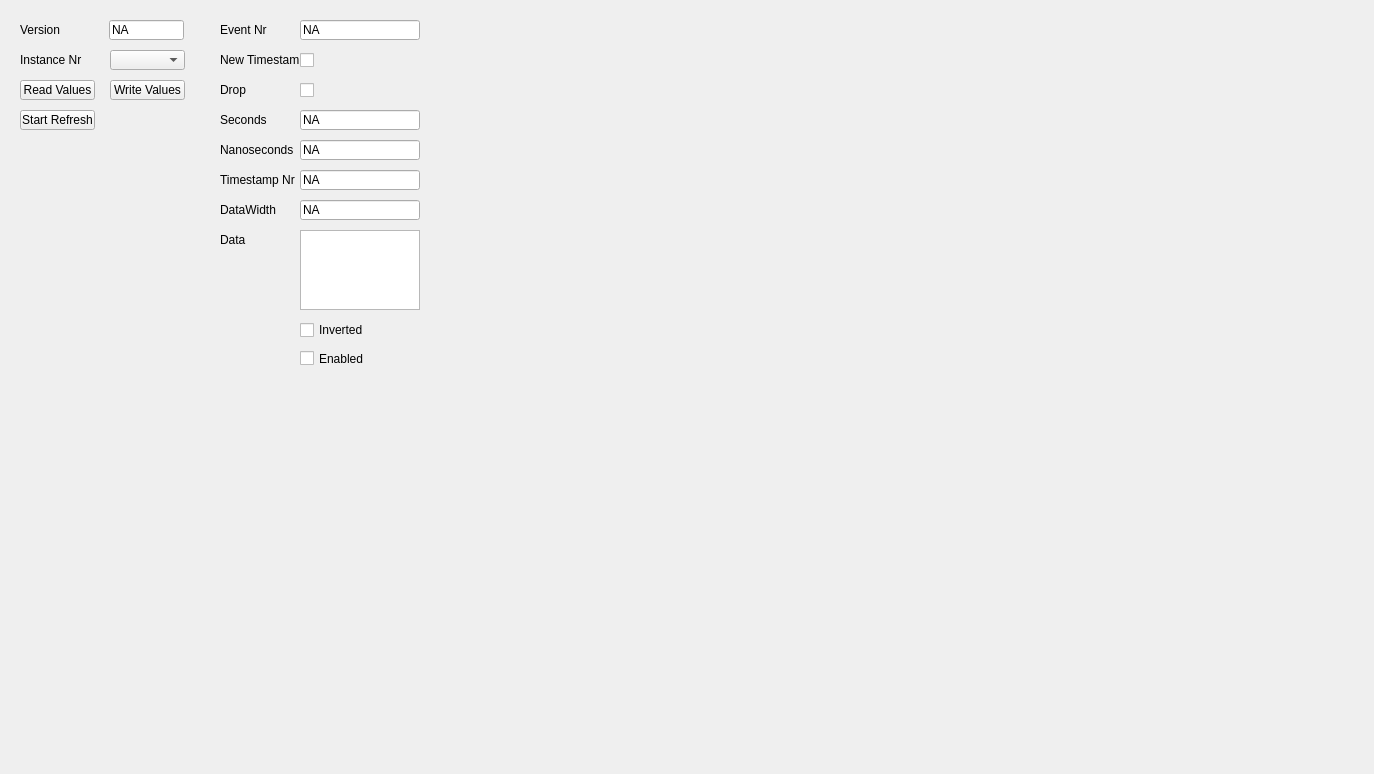
<?xml version="1.0" encoding="UTF-8"?>
<ui version="4.0">
 <class>Ucm_ClkTsTab</class>
 <widget class="QWidget" name="Ucm_ClkTsTab">
  <property name="geometry">
   <rect>
    <x>0</x>
    <y>0</y>
    <width>1374</width>
    <height>774</height>
   </rect>
  </property>
  <property name="windowTitle">
   <string>Form</string>
  </property>
  <widget class="QTextEdit" name="ClkTsDataValue">
   <property name="geometry">
    <rect>
     <x>300</x>
     <y>230</y>
     <width>120</width>
     <height>80</height>
    </rect>
   </property>
   <property name="readOnly">
    <bool>true</bool>
   </property>
  </widget>
  <widget class="QLabel" name="ClkTsDataWidthLabel">
   <property name="geometry">
    <rect>
     <x>220</x>
     <y>200</y>
     <width>80</width>
     <height>20</height>
    </rect>
   </property>
   <property name="text">
    <string>DataWidth</string>
   </property>
  </widget>
  <widget class="QLabel" name="ClkTsVersionLabel">
   <property name="geometry">
    <rect>
     <x>20</x>
     <y>20</y>
     <width>80</width>
     <height>20</height>
    </rect>
   </property>
   <property name="text">
    <string>Version</string>
   </property>
  </widget>
  <widget class="QLineEdit" name="ClkTsTimestampNrValue">
   <property name="geometry">
    <rect>
     <x>300</x>
     <y>170</y>
     <width>120</width>
     <height>20</height>
    </rect>
   </property>
   <property name="text">
    <string>NA</string>
   </property>
   <property name="readOnly">
    <bool>true</bool>
   </property>
  </widget>
  <widget class="QLabel" name="ClkTsInstanceLabel">
   <property name="geometry">
    <rect>
     <x>20</x>
     <y>50</y>
     <width>80</width>
     <height>20</height>
    </rect>
   </property>
   <property name="text">
    <string>Instance Nr</string>
   </property>
  </widget>
  <widget class="QCheckBox" name="ClkTsInvertedCheckBox">
   <property name="geometry">
    <rect>
     <x>300</x>
     <y>320</y>
     <width>80</width>
     <height>20</height>
    </rect>
   </property>
   <property name="text">
    <string>Inverted</string>
   </property>
   <property name="checked">
    <bool>false</bool>
   </property>
   <property name="tristate">
    <bool>false</bool>
   </property>
  </widget>
  <widget class="QCheckBox" name="ClkTsNewTimestampCheckBox">
   <property name="enabled">
    <bool>true</bool>
   </property>
   <property name="geometry">
    <rect>
     <x>300</x>
     <y>50</y>
     <width>80</width>
     <height>20</height>
    </rect>
   </property>
   <property name="text">
    <string/>
   </property>
   <property name="checkable">
    <bool>true</bool>
   </property>
  </widget>
  <widget class="QLineEdit" name="ClkTsSecondsValue">
   <property name="geometry">
    <rect>
     <x>300</x>
     <y>110</y>
     <width>120</width>
     <height>20</height>
    </rect>
   </property>
   <property name="text">
    <string>NA</string>
   </property>
   <property name="readOnly">
    <bool>true</bool>
   </property>
  </widget>
  <widget class="QLineEdit" name="ClkTsVersionValue">
   <property name="enabled">
    <bool>true</bool>
   </property>
   <property name="geometry">
    <rect>
     <x>109</x>
     <y>20</y>
     <width>75</width>
     <height>20</height>
    </rect>
   </property>
   <property name="text">
    <string>NA</string>
   </property>
   <property name="readOnly">
    <bool>true</bool>
   </property>
  </widget>
  <widget class="QLineEdit" name="ClkTsDataWidthValue">
   <property name="geometry">
    <rect>
     <x>300</x>
     <y>200</y>
     <width>120</width>
     <height>20</height>
    </rect>
   </property>
   <property name="text">
    <string>NA</string>
   </property>
   <property name="readOnly">
    <bool>true</bool>
   </property>
  </widget>
  <widget class="QCheckBox" name="ClkTsEnableCheckBox">
   <property name="geometry">
    <rect>
     <x>300</x>
     <y>350</y>
     <width>80</width>
     <height>17</height>
    </rect>
   </property>
   <property name="text">
    <string>Enabled</string>
   </property>
  </widget>
  <widget class="QLabel" name="ClkTsSecondsLabel">
   <property name="geometry">
    <rect>
     <x>220</x>
     <y>110</y>
     <width>80</width>
     <height>20</height>
    </rect>
   </property>
   <property name="text">
    <string>Seconds</string>
   </property>
  </widget>
  <widget class="QPushButton" name="ClkTsAutoRefreshButton">
   <property name="geometry">
    <rect>
     <x>20</x>
     <y>110</y>
     <width>75</width>
     <height>20</height>
    </rect>
   </property>
   <property name="text">
    <string>Start Refresh</string>
   </property>
  </widget>
  <widget class="QComboBox" name="ClkTsInstanceComboBox">
   <property name="geometry">
    <rect>
     <x>110</x>
     <y>50</y>
     <width>75</width>
     <height>20</height>
    </rect>
   </property>
  </widget>
  <widget class="QPushButton" name="ClkTsReadValuesButton">
   <property name="geometry">
    <rect>
     <x>20</x>
     <y>80</y>
     <width>75</width>
     <height>20</height>
    </rect>
   </property>
   <property name="text">
    <string>Read Values</string>
   </property>
  </widget>
  <widget class="QLabel" name="ClkTsNanosecondsLabel">
   <property name="geometry">
    <rect>
     <x>220</x>
     <y>140</y>
     <width>80</width>
     <height>20</height>
    </rect>
   </property>
   <property name="text">
    <string>Nanoseconds</string>
   </property>
  </widget>
  <widget class="QLabel" name="ClkTsNewTimestampLabel">
   <property name="geometry">
    <rect>
     <x>220</x>
     <y>50</y>
     <width>80</width>
     <height>20</height>
    </rect>
   </property>
   <property name="text">
    <string>New Timestamp</string>
   </property>
  </widget>
  <widget class="QPushButton" name="ClkTsWriteValuesButton">
   <property name="geometry">
    <rect>
     <x>110</x>
     <y>80</y>
     <width>75</width>
     <height>20</height>
    </rect>
   </property>
   <property name="text">
    <string>Write Values</string>
   </property>
  </widget>
  <widget class="QLineEdit" name="ClkTsNanosecondsValue">
   <property name="geometry">
    <rect>
     <x>300</x>
     <y>140</y>
     <width>120</width>
     <height>20</height>
    </rect>
   </property>
   <property name="text">
    <string>NA</string>
   </property>
   <property name="readOnly">
    <bool>true</bool>
   </property>
  </widget>
  <widget class="QLabel" name="ClkTsTimestampNrLabel">
   <property name="geometry">
    <rect>
     <x>220</x>
     <y>170</y>
     <width>80</width>
     <height>20</height>
    </rect>
   </property>
   <property name="text">
    <string>Timestamp Nr</string>
   </property>
  </widget>
  <widget class="QLabel" name="ClkTsDataLabel">
   <property name="geometry">
    <rect>
     <x>220</x>
     <y>230</y>
     <width>80</width>
     <height>20</height>
    </rect>
   </property>
   <property name="text">
    <string>Data</string>
   </property>
  </widget>
  <widget class="QLineEdit" name="ClkTsEventNrValue">
   <property name="geometry">
    <rect>
     <x>300</x>
     <y>20</y>
     <width>120</width>
     <height>20</height>
    </rect>
   </property>
   <property name="text">
    <string>NA</string>
   </property>
   <property name="readOnly">
    <bool>true</bool>
   </property>
  </widget>
  <widget class="QLabel" name="ClkTsEventNrLabel">
   <property name="geometry">
    <rect>
     <x>220</x>
     <y>20</y>
     <width>80</width>
     <height>20</height>
    </rect>
   </property>
   <property name="text">
    <string>Event Nr</string>
   </property>
  </widget>
  <widget class="QCheckBox" name="ClkTsDropCheckBox">
   <property name="enabled">
    <bool>true</bool>
   </property>
   <property name="geometry">
    <rect>
     <x>300</x>
     <y>80</y>
     <width>80</width>
     <height>20</height>
    </rect>
   </property>
   <property name="text">
    <string/>
   </property>
   <property name="checkable">
    <bool>true</bool>
   </property>
  </widget>
  <widget class="QLabel" name="ClkTsDropLabel">
   <property name="geometry">
    <rect>
     <x>220</x>
     <y>80</y>
     <width>80</width>
     <height>20</height>
    </rect>
   </property>
   <property name="text">
    <string>Drop</string>
   </property>
  </widget>
 </widget>
 <resources/>
 <connections/>
</ui>
